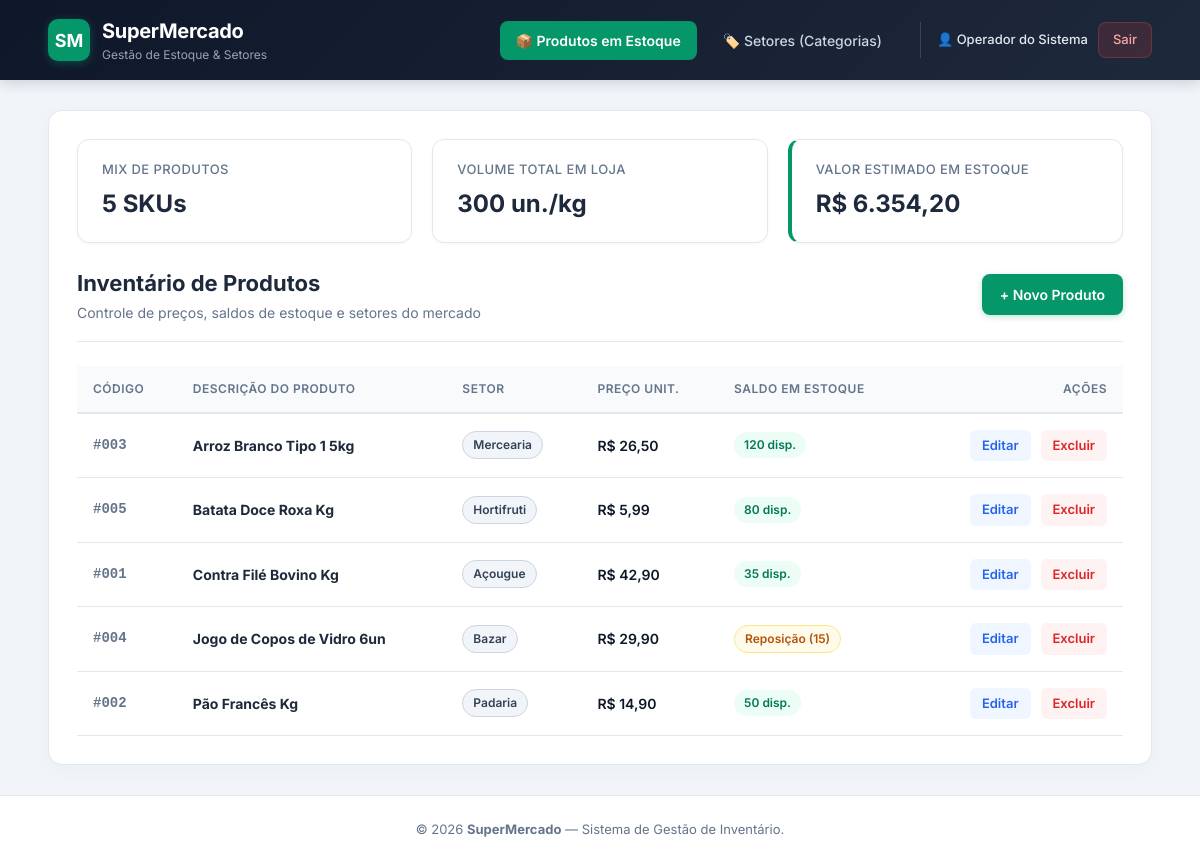
The page /public/index.php?page=produtos (signed in) on the database its author committed.
### tables this page shows
CREATE TABLE IF NOT EXISTS `produtos` (
    `id` INT(11) NOT NULL AUTO_INCREMENT,
    `descricao` VARCHAR(255) NOT NULL,
    `preco` DECIMAL(10, 2) NOT NULL,
    `estoque` INT(11) NOT NULL,
    `categoria_id` INT(11) NOT NULL,
    PRIMARY KEY (`id`),
    FOREIGN KEY (`categoria_id`) REFERENCES `categorias`(`id`) ON DELETE CASCADE
);

CREATE TABLE IF NOT EXISTS `categorias` (
    `id` INT(11) NOT NULL AUTO_INCREMENT,
    `nome` VARCHAR(255) NOT NULL,
    PRIMARY KEY (`id`)
);

### controllers/ProdutoController.php (called while the page is built, shortened)
<?php
include_once __DIR__ . '/../config/database.php';
include_once __DIR__ . '/../models/Produto.php';
class ProdutoController {
    private $produto;
    public function __construct() {
        $database = new Database();
        $this->conn = $database->getConnection();
        $this->produto = new Produto($this->conn);
    }
    public function index() {
        $stmt = $this->produto->read();
        $num = $stmt->rowCount();
        return ['stmt' => $stmt, 'num' => $num];
    }
}
?>

### config/database.php (called while the page is built, shortened)
<?php
class Database {
    private $host = "localhost";
    private $db_name = "estoque_mercado_db";
    private $username = "root";
    private $password = "";
    public function getConnection(){
        $this->conn = null;
        try{
            $this->conn = new PDO("mysql:host=" . $this->host . ";dbname=" . $this->db_name, $this->username, $this->password);
            $this->conn->exec("set names utf8");
        }catch(PDOException $exception){
            echo "Erro de conexão: " . $exception->getMessage();
        }
        return $this->conn;
    }
}
?>

### models/Produto.php (called while the page is built, shortened)
<?php
class Produto {
    private $conn;
    private $table_name = "produtos";
    public function __construct($db){
        $this->conn = $db;
    }
    function read(){
        $query = "SELECT
                    c.nome as categoria_nome, p.id, p.descricao, p.preco, p.estoque, p.categoria_id
                FROM
                    " . $this->table_name . " p
                    LEFT JOIN
                        categorias c
                            ON p.categoria_id = c.id
                ORDER BY
                    p.descricao ASC";
        $stmt = $this->conn->prepare($query);
        $stmt->execute();
        return $stmt;
    }
}
?>

### views/produtos/index_prod.php (the view)
<?php
include_once __DIR__ . '/../../controllers/ProdutoController.php';
$controller = new ProdutoController();
$data = $controller->index();
$stmt = $data['stmt'];
$num = $data['num'];
$produtos = $stmt->fetchAll(PDO::FETCH_ASSOC);
$total_itens = count($produtos);
$total_unidades = 0;
$valor_inventario = 0;
foreach ($produtos as $p) {
    $total_unidades += (int)$p['estoque'];
    $valor_inventario += ((float)$p['preco'] * (int)$p['estoque']);
}
include __DIR__ . '/../../views/includes/header.php';
?>
<div class="summary-grid">
    <div class="stat-card">
        <span class="stat-label">Mix de Produtos</span>
        <strong class="stat-value"><?php echo $total_itens; ?> SKUs</strong>
    </div>
    <div class="stat-card">
        <span class="stat-label">Volume Total em Loja</span>
        <strong class="stat-value"><?php echo $total_unidades; ?> un./kg</strong>
    </div>
    <div class="stat-card highlight">
        <span class="stat-label">Valor Estimado em Estoque</span>
        <strong class="stat-value">R$ <?php echo number_format($valor_inventario, 2, ',', '.'); ?></strong>
    </div>
</div>
<div class="page-header">
    <div>
        <h2>Inventário de Produtos</h2>
        <p class="subtitle">Controle de preços, saldos de estoque e setores do mercado</p>
    </div>
    <a href="/estoque_mercado/public/index.php?page=produtos&action=create" class="btn btn-primary">+ Novo Produto</a>
</div>
<?php if($num > 0): ?>
    <div class="table-responsive">
        <table class="modern-table">
            <thead>
                <tr>
                    <th>Código</th>
                    <th>Descrição do Produto</th>
                    <th>Setor</th>
                    <th>Preço Unit.</th>
                    <th>Saldo em Estoque</th>
                    <th class="text-right">Ações</th>
                </tr>
            </thead>
            <tbody>
            <?php foreach ($produtos as $row):
                extract($row);
                $badge_stock = ($estoque <= 20) ? 'badge-warning' : 'badge-success';
                $status_text = ($estoque <= 20) ? 'Reposição (' . $estoque . ')' : $estoque . ' disp.';
            ?>
                <tr>
                    <td class="col-id">#<?php echo str_pad($id, 3, '0', STR_PAD_LEFT); ?></td>
                    <td class="col-desc"><strong><?php echo htmlspecialchars($descricao); ?></strong></td>
                    <td><span class="badge badge-category"><?php echo htmlspecialchars($categoria_nome); ?></span></td>
                    <td class="col-price">R$ <?php echo number_format($preco, 2, ',', '.'); ?></td>
                    <td><span class="badge <?php echo $badge_stock; ?>"><?php echo $status_text; ?></span></td>
                    <td class="col-actions">
                        <a href="/estoque_mercado/public/index.php?page=produtos&action=edit&id=<?php echo $id; ?>" class="btn btn-sm btn-edit">Editar</a>
                        <a href="/estoque_mercado/public/index.php?page=produtos&action=delete&id=<?php echo $id; ?>" class="btn btn-sm btn-delete" onclick="return confirm('Tem certeza que deseja remover este item do estoque?');">Excluir</a>
                    </td>
                </tr>
            <?php endforeach; ?>
            </tbody>
        </table>
    </div>
<?php else: ?>
    <div class="empty-state">
        <p>Nenhum produto cadastrado no estoque no momento.</p>
    </div>
<?php endif; ?>
<?php include __DIR__ . '/../../views/includes/footer.php'; ?>

### public/index.php (shortened to what this page needs)
<?php
$page = isset($_GET["page"]) ? $_GET["page"] : "produtos";
$action = isset($_GET["action"]) ? $_GET["action"] : "index";
$id = isset($_GET["id"]) ? $_GET["id"] : null;
switch ($page) {
    case "produtos":
        switch ($action) {
            case "index":
                include __DIR__ . '/../views/produtos/index_prod.php';
                break;
        }
        break;
}
?>

### views/includes/header.php (shortened to what this page needs)
<?php
$current_page = isset($_GET['page']) ? $_GET['page'] : 'produtos';
$nome_operador = isset($_SESSION['usuario_nome']) ? $_SESSION['usuario_nome'] : 'Operador';
?>
<!DOCTYPE html>
<html lang="pt-br">
<head>
    <link rel="stylesheet" href="/estoque_mercado/public/css/style.css">
</head>
<body>
    <header class="topbar">
        <div class="topbar-inner">
            <div class="brand">
                <span class="brand-badge">SM</span>
                <div>
                    <h1>SuperMercado</h1>
                    <span class="brand-subtitle">Gestão de Estoque & Setores</span>
                </div>
            </div>
            <nav class="main-nav">
                <a href="/estoque_mercado/public/index.php?page=produtos" class="<?php echo $current_page === 'produtos' ? 'active' : ''; ?>">
                    📦 Produtos em Estoque
                </a>
                <a href="/estoque_mercado/public/index.php?page=categorias" class="<?php echo $current_page === 'categorias' ? 'active' : ''; ?>">
                    🏷️ Setores (Categorias)
                </a>
                <div class="user-menu">
                    <span class="user-greeting">👤 <?php echo htmlspecialchars($nome_operador); ?></span>
                    <a href="/estoque_mercado/public/index.php?page=logout" class="btn-logout">Sair</a>
                </div>
            </nav>
        </div>
    </header>
    <main class="main-wrapper">
        <div class="content-card">

### views/includes/footer.php
        </div>
    </main>
    <footer class="main-footer">
        <p>&copy; <?php echo date("Y"); ?> <strong>SuperMercado</strong> — Sistema de Gestão de Inventário.</p>
    </footer>
</body>
</html>

### rows shown on the page
produtos: id "003", descricao "Arroz Branco Tipo 1 5kg", categoria.nome "Mercearia", preco "26,50", estoque "120 disp."
produtos: id "005", descricao "Batata Doce Roxa Kg", categoria.nome "Hortifruti", preco "5,99", estoque "80 disp."
produtos: id "001", descricao "Contra Filé Bovino Kg", categoria.nome "Açougue", preco "42,90", estoque "35 disp."
produtos: id "004", descricao "Jogo de Copos de Vidro 6un", categoria.nome "Bazar", preco "29,90", estoque "Reposição (15)"
produtos: id "002", descricao "Pão Francês Kg", categoria.nome "Padaria", preco "14,90", estoque "50 disp."

### other values the page prints
$nome_operador "Operador do Sistema"
$total_itens "5"
$total_unidades "300"
$valor_inventario "6.354,20"
